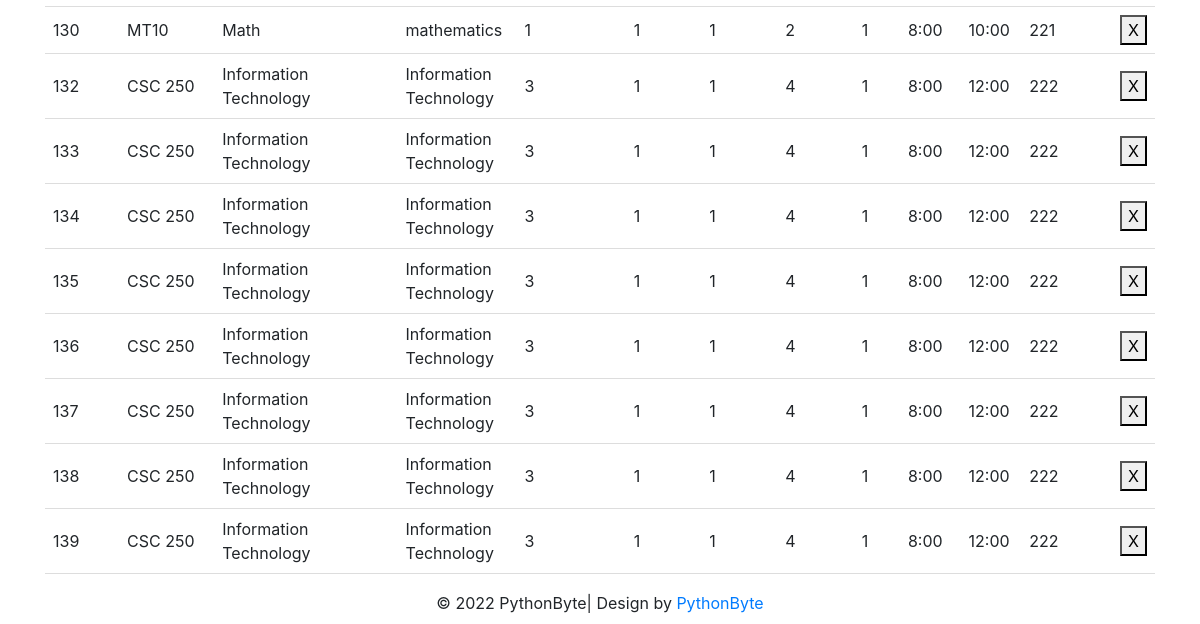
The app's page /del_course (lower part), older data.
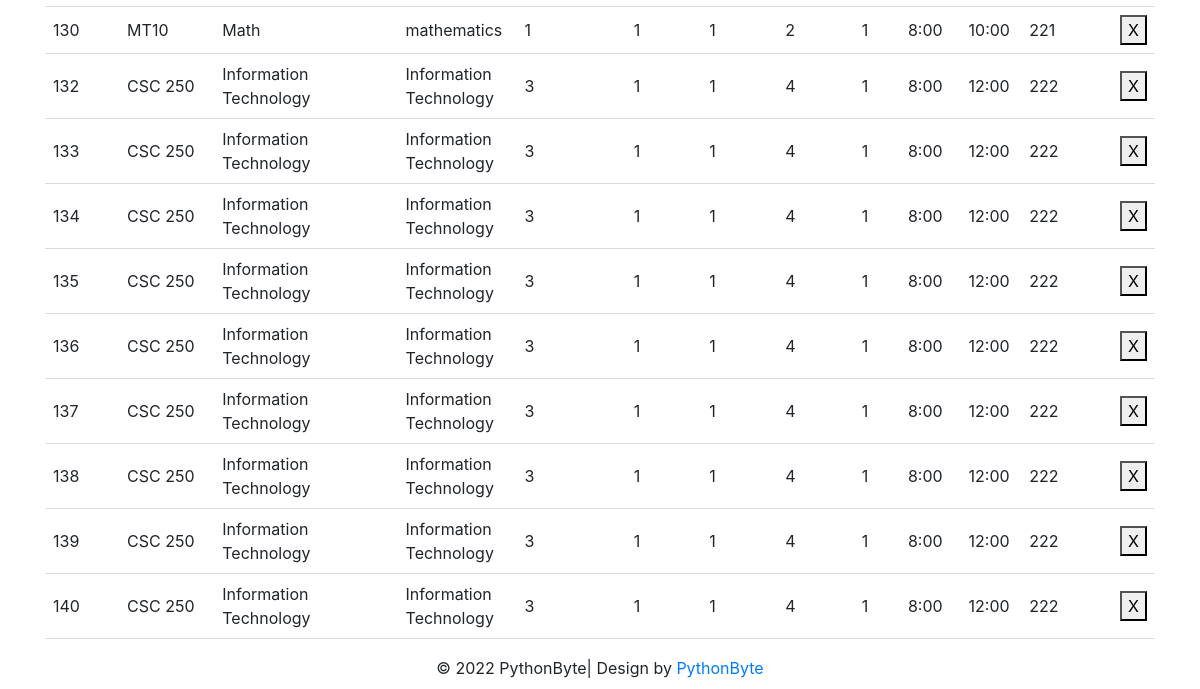
The same page, newer data.
### tables this page shows
CREATE TABLE course (course_id INTEGER NOT NULL PRIMARY KEY AUTOINCREMENT UNIQUE, course_name [nchar] (10), course_descr [nchar] (10), course_code [nchar] (10), dep_id [int], plan_id [int], level_id [int], credit INTEGER, Day_id REFERENCES Day (Day_id), fromT TIME, toT TIME, loc_id INTEGER, SEM INTEGER DEFAULT (223), lec_id INTEGER);

### add_course.py (the view, shortened to what this page needs)
@add_course.route("/del_course",methods = ["POST","GET"])
def del_course():
    if request.method=='GET':
        con = sqlite3.connect("instance/db.sqlite")
        cur = con.cursor()
        cur.execute("SELECT * FROM courses_view")
        data6 = cur.fetchall()
        cur.execute("SELECT * FROM dep")
        Department = cur.fetchall()
        cur.execute("SELECT * FROM Day")
        Day = cur.fetchall()
        cur.execute("SELECT * FROM Time_list")
        From = cur.fetchall()
        cur.execute("SELECT * FROM Time_list")
        To = cur.fetchall()
        cur.execute("SELECT * FROM Semester")
        Semester = cur.fetchall()
        return render_template('add_course.html',data6=data6,Department=Department,Day=Day,Form=From,To=To,Semester=Semester)
    return render_template("add_course.html",data6=data6,Department=Department,Day=Day,Form=From,To=To,Semester=Semester)

### templates/add_course.html (shortened to what this page needs)
{% extends "base.html" %}
{% block content %}
 <form method="post" action="/del_course">
    <table id="table_to_highlight" style="width:100%">
          <tbody>
           {% for row in data6 %}
                  <tr>
                      <td>{{row[0]}}</td>
                      <td>{{row[1]}}</td>
                      <td>{{row[2]}}</td>
                      <td>{{row[3]}}</td>
                      <td>{{row[4]}}</td>
                      <td>{{row[5]}}</td>
                      <td>{{row[6]}}</td>
                      <td>{{row[7]}}</td>
                      <td>{{row[8]}}</td>
                      <td>{{row[9]}}</td>
                      <td>{{row[10]}}</td>
                      <td>{{row[11]}}</td>
                      <td><button class="bi bi-plus" type="submit" value="{{ row[0] }}" name="CourseID">X</button></td>
                  </tr>
              {% endfor %}
          </tbody>
      </table>
 </form>
{% endblock %}

### templates/base.html (shortened to what this page needs)
<!DOCTYPE html>
<html>
<head>
    <link rel="stylesheet" href="https://cdn.jsdelivr.net/npm/bootstrap@4.3.1/dist/css/bootstrap.min.css">
    <link rel="stylesheet" href="https://cdnjs.cloudflare.com/ajax/libs/font-awesome/5.15.3/css/all.min.css">
    <link rel="stylesheet" href="https://mdbcdn.b-cdn.net/wp-content/themes/mdbootstrap4/docs-app/css/compiled-4.20.0.min.css">
  </head>
<body>
<section class="hero is-fullheight" style="background-color:#ffffff;">
    <div class="hero-body">
      <div class="container has-text-centered">
          {% block content %}{% endblock %}
      </div>
</section>
<footer><div>
  <p class="copyright">© 2022 PythonByte| Design by <a href="https://github.com/NaifAlblawi/PythonByte" target="_blank">PythonByte</a></p>
</div></footer>
</body>
</html>

### templates/base.html (style rules this page uses)
p.copyright { width: 100%; line-height: 10px; text-align: center; bottom:0; }

### templates/add_course.html (style rules this page uses)
body { text-align: center; }
table { border-collapse: collapse; width: 100%; }

Row changes from the older to the newer data that the page shows:
added course: course_id "140", course_code "CSC 250", course_name "Information Technology", course_descr "Information Technology", dep "3", plan "1", level "1", credit "4", Day "1", fromT "8:00", toT "12:00", SEM "222"
